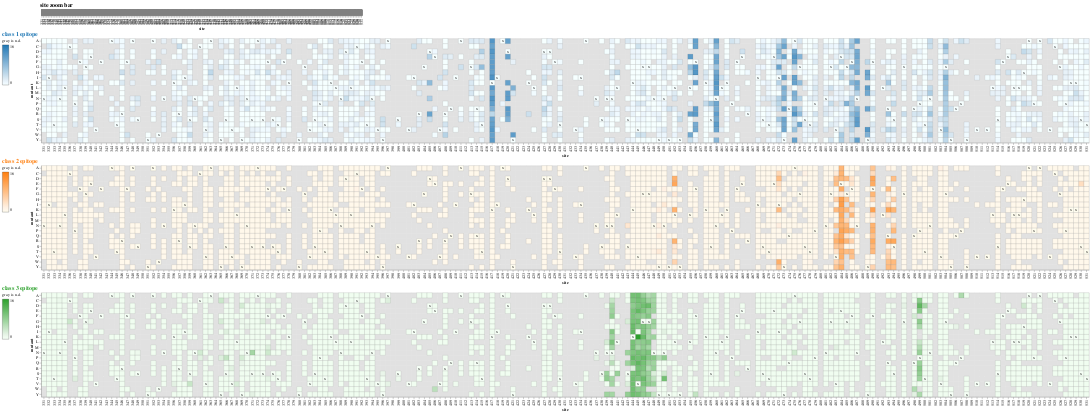

The notebook cell saved with this chart:
### Code cell
polyclonal.mut_escape_heatmap()

### Figure 1 — Vega-Lite specification as saved in the notebook (floating-point values rounded to 4 significant figures; data arrays with more than 128 entries replaced by an {"elided": "..."} marker saying what was removed)
{"config": {"view": {"continuousWidth": 400, "continuousHeight": 300}, "title": {"anchor": "start", "fontSize": 14}}, "vconcat": [{"mark": {"type": "rect", "color": "gray"}, "encoding": {"x": {"type": "ordinal", "field": "site"}}, "height": 15, "selection": {"selector003": {"type": "interval", "encodings": ["x"], "mark": {"stroke": "black", "strokeWidth": 2}}}, "title": "site zoom bar", "width": 800}, {"layer": [{"mark": "rect", "encoding": {"color": {"type": "quantitative", "field": "class 1", "legend": {"gradientLength": 100, "gradientStrokeColor": "black", "gradientStrokeWidth": 0.5, "orient": "left", "title": "gray is n.d.", "titleFontWeight": "normal"}, "scale": {"clamp": true, "domain": [0, 16.11], "range": ["#ffffff", "#e6f0f7", "#cde1ee", "#b4d2e6", "#9bc3de", "#83b3d5", "#6aa4cd", "#5195c5", "#3886bc", "#1f77b4"], "type": "linear"}}, "stroke": {"value": "black"}, "strokeWidth": {"condition": {"value": 2.5, "selection": "selector004"}, "value": 0.2}, "tooltip": [{"type": "nominal", "field": "mutation"}, {"type": "quantitative", "field": "class 1", "format": ".3g"}, {"type": "quantitative", "field": "class 2", "format": ".3g"}, {"type": "quantitative", "field": "class 3", "format": ".3g"}], "x": {"type": "ordinal", "field": "site"}, "y": {"type": "ordinal", "field": "mutant", "sort": {"field": "y", "order": "ascending"}}}, "selection": {"selector005": {"type": "interval", "bind": "scales", "encodings": ["x", "y"]}, "selector004": {"type": "single", "on": "mouseover", "empty": "none"}}}, {"mark": {"type": "rect", "opacity": 0.25}, "encoding": {"color": {"type": "nominal", "field": "escape", "legend": null, "scale": {"scheme": "greys"}}, "x": {"type": "ordinal", "field": "site"}, "y": {"type": "ordinal", "field": "mutant", "sort": {"field": "y", "order": "ascending"}}}, "transform": [{"filter": "!isValid(datum['class 1'])"}]}, {"mark": {"type": "text", "color": "black"}, "encoding": {"text": {"type": "nominal", "field": "wildtype_char"}, "x": {"type": "ordinal", "field": "site"}, "y": {"type": "ordinal", "field": "mutant", "sort": {"field": "y", "order": "ascending"}}}}], "height": {"step": 13}, "title": {"text": "class 1 epitope", "color": "#1f77b4"}, "transform": [{"filter": {"selection": "selector003"}}], "width": {"step": 13}}, {"layer": [{"mark": "rect", "encoding": {"color": {"type": "quantitative", "field": "class 2", "legend": {"gradientLength": 100, "gradientStrokeColor": "black", "gradientStrokeWidth": 0.5, "orient": "left", "title": "gray is n.d.", "titleFontWeight": "normal"}, "scale": {"clamp": true, "domain": [0, 16.11], "range": ["#ffffff", "#fff1e4", "#ffe3c9", "#ffd4af", "#ffc694", "#ffb879", "#ffaa5e", "#ff9b44", "#ff8d29", "#ff7f0e"], "type": "linear"}}, "stroke": {"value": "black"}, "strokeWidth": {"condition": {"value": 2.5, "selection": "selector004"}, "value": 0.2}, "tooltip": [{"type": "nominal", "field": "mutation"}, {"type": "quantitative", "field": "class 1", "format": ".3g"}, {"type": "quantitative", "field": "class 2", "format": ".3g"}, {"type": "quantitative", "field": "class 3", "format": ".3g"}], "x": {"type": "ordinal", "field": "site"}, "y": {"type": "ordinal", "field": "mutant", "sort": {"field": "y", "order": "ascending"}}}, "selection": {"selector006": {"type": "interval", "bind": "scales", "encodings": ["x", "y"]}, "selector004": {"type": "single", "on": "mouseover", "empty": "none"}}}, {"mark": {"type": "rect", "opacity": 0.25}, "encoding": {"color": {"type": "nominal", "field": "escape", "legend": null, "scale": {"scheme": "greys"}}, "x": {"type": "ordinal", "field": "site"}, "y": {"type": "ordinal", "field": "mutant", "sort": {"field": "y", "order": "ascending"}}}, "transform": [{"filter": "!isValid(datum['class 2'])"}]}, {"mark": {"type": "text", "color": "black"}, "encoding": {"text": {"type": "nominal", "field": "wildtype_char"}, "x": {"type": "ordinal", "field": "site"}, "y": {"type": "ordinal", "field": "mutant", "sort": {"field": "y", "order": "ascending"}}}}], "height": {"step": 13}, "title": {"text": "class 2 epitope", "color": "#ff7f0e"}, "transform": [{"filter": {"selection": "selector003"}}], "width": {"step": 13}}, {"layer": [{"mark": "rect", "encoding": {"color": {"type": "quantitative", "field": "class 3", "legend": {"gradientLength": 100, "gradientStrokeColor": "black", "gradientStrokeWidth": 0.5, "orient": "left", "title": "gray is n.d.", "titleFontWeight": "normal"}, "scale": {"clamp": true, "domain": [0, 16.11], "range": ["#ffffff", "#e8f4e8", "#d0ead0", "#b9dfb9", "#a1d5a1", "#8aca8a", "#72c072", "#5bb55b", "#43ab43", "#2ca02c"], "type": "linear"}}, "stroke": {"value": "black"}, "strokeWidth": {"condition": {"value": 2.5, "selection": "selector004"}, "value": 0.2}, "tooltip": [{"type": "nominal", "field": "mutation"}, {"type": "quantitative", "field": "class 1", "format": ".3g"}, {"type": "quantitative", "field": "class 2", "format": ".3g"}, {"type": "quantitative", "field": "class 3", "format": ".3g"}], "x": {"type": "ordinal", "field": "site"}, "y": {"type": "ordinal", "field": "mutant", "sort": {"field": "y", "order": "ascending"}}}, "selection": {"selector007": {"type": "interval", "bind": "scales", "encodings": ["x", "y"]}, "selector004": {"type": "single", "on": "mouseover", "empty": "none"}}}, {"mark": {"type": "rect", "opacity": 0.25}, "encoding": {"color": {"type": "nominal", "field": "escape", "legend": null, "scale": {"scheme": "greys"}}, "x": {"type": "ordinal", "field": "site"}, "y": {"type": "ordinal", "field": "mutant", "sort": {"field": "y", "order": "ascending"}}}, "transform": [{"filter": "!isValid(datum['class 3'])"}]}, {"mark": {"type": "text", "color": "black"}, "encoding": {"text": {"type": "nominal", "field": "wildtype_char"}, "x": {"type": "ordinal", "field": "site"}, "y": {"type": "ordinal", "field": "mutant", "sort": {"field": "y", "order": "ascending"}}}}], "height": {"step": 13}, "title": {"text": "class 3 epitope", "color": "#2ca02c"}, "transform": [{"filter": {"selection": "selector003"}}], "width": {"step": 13}}], "data": {"name": "data-730b5b42bd70dd6f2845ca855c10f861"}, "spacing": 0, "$schema": "https://vega.github.io/schema/vega-lite/v4.8.1.json", "datasets": {"data-730b5b42bd70dd6f2845ca855c10f861": {"elided": "4020 records"}}}
